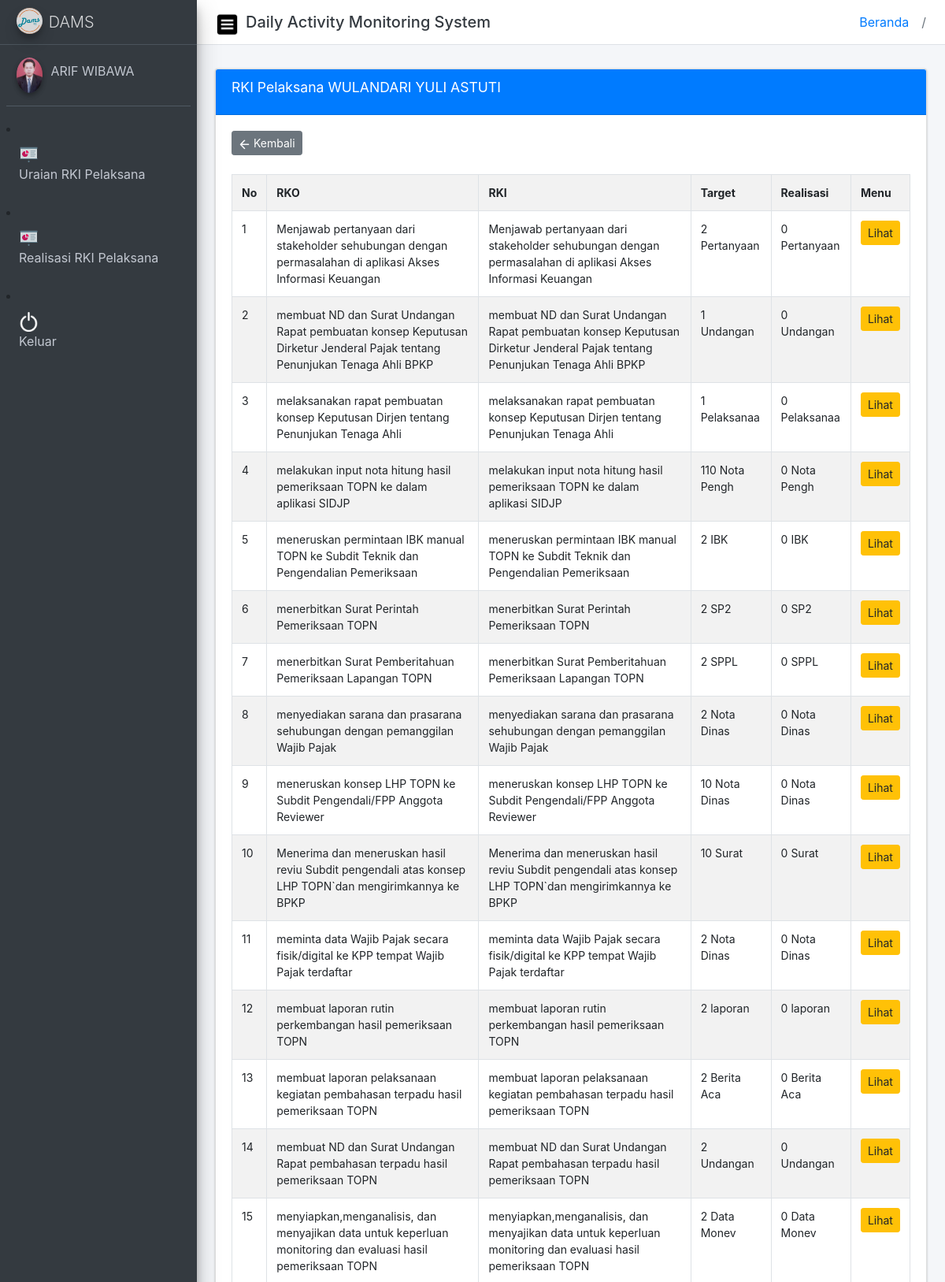
/dams.php?module=view_rpelaksana&id=1 (signed in, upper part), run on the app's committed database.
### tables this page shows
CREATE TABLE `pegawai` (
  `id_peg` int(2) NOT NULL,
  `nip9` varchar(10) NOT NULL,
  `nip18` varchar(25) NOT NULL,
  `nama` varchar(50) NOT NULL,
  `panggil` varchar(20) NOT NULL,
  `panggol` varchar(30) NOT NULL,
  `id_sie` int(2) NOT NULL,
  `motivasi` text NOT NULL,
  `email` varchar(50) NOT NULL,
  `wa` text NOT NULL,
  `pass` varchar(10) NOT NULL,
  `gambar` varchar(50) NOT NULL,
  `jabatan` varchar(20) NOT NULL,
  `jenis_user` varchar(30) NOT NULL,
  `status` varchar(2) NOT NULL
);

CREATE TABLE `rki_pegawai` (
  `id_rkipeg` int(2) NOT NULL,
  `id_rko` int(2) NOT NULL,
  `id_uraian` int(2) NOT NULL,
  `id_rki` int(2) NOT NULL,
  `pic` int(2) NOT NULL,
  `kegiatan` varchar(200) NOT NULL,
  `input` varchar(100) NOT NULL,
  `output` varchar(100) NOT NULL,
  `outcome` varchar(100) NOT NULL,
  `volume` varchar(10) NOT NULL,
  `satuan` varchar(50) NOT NULL,
  `jgk_waktu` varchar(50) NOT NULL,
  `waktu` varchar(20) NOT NULL,
  `ind` varchar(100) NOT NULL,
  `ket` varchar(100) NOT NULL,
  `risiko` varchar(100) NOT NULL,
  `sistem` varchar(50) NOT NULL,
  `mitigasi` varchar(100) NOT NULL,
  `terkait` varchar(50) NOT NULL,
  `realisasi` int(2) NOT NULL,
  `validasi` int(1) NOT NULL,
  `status` int(11) NOT NULL,
  `reg` varchar(10) NOT NULL
);

CREATE TABLE `uraian_rko` (
  `id_uraian` int(5) NOT NULL,
  `id_rko` int(2) NOT NULL,
  `uraian` text NOT NULL,
  `input` text NOT NULL,
  `output` text NOT NULL,
  `outcomes` text NOT NULL,
  `volume` varchar(25) NOT NULL,
  `jgkwaktu` varchar(20) NOT NULL,
  `satuan` varchar(50) NOT NULL,
  `jangka` varchar(20) NOT NULL,
  `indikator` text NOT NULL,
  `ket` text NOT NULL,
  `risiko` text NOT NULL,
  `sistem` text NOT NULL,
  `mitigasi` text NOT NULL,
  `pic` int(2) NOT NULL,
  `terkait` varchar(100) NOT NULL,
  `id_sie` int(1) NOT NULL,
  `status` int(1) NOT NULL,
  `reg` varchar(9) NOT NULL
);

### module/r_pelaksana/view2.php (the view, shortened to what this page needs)
<?php
$id_peg = $_GET['id'];
$query = "select * from pegawai where id_peg ='$id_peg'";
$run = mysqli_query($konek,$query);
$data = mysqli_fetch_array($run);
?>
    <section class="content">
      <div class="container-fluid">
        <div class="row">
          <div class="col-md-12">
            <div class="card card-primary">
              <div class="card-header">
                <h3 class="card-title">RKI Pelaksana <?php echo $data['nama']; ?></h3>
              </div>
              <div class="card-body">
                  <div class="text-left">
					<a href="?module=rki_pelaksana" class="btn btn-sm btn-secondary">
					<img src="img/back2.png" width="15" height="15">
                      Kembali
                    </a>
                  </div>
				  <br>
			  <?php
			  $query2 = "SELECT a.*, b.uraian FROM rki_pegawai a, uraian_rko b where a.id_uraian = b.id_uraian and a.pic = '$id_peg' and a.status ='1'";
			  $run2 = mysqli_query($konek,$query2);
			  ?>
			  <table id="example1" class="table table-bordered table-striped form-control-sm">
				<tr><th>No</th>
					<th>RKO</th>
					<th>RKI</th>
					<th>Target</th>
					<th>Realisasi</th>
					<th>Menu</th>
				</tr>
				<?php
				$no = 1;
				while($data1 = mysqli_fetch_array($run2))
				{
				?>
					<tr><td><?php echo $no; ?></td>
						<td><?php echo $data1['uraian']; ?></td>
						<td><?php echo $data1['kegiatan']; ?></td>
						<td><?php echo $data1['volume']." ".$data1['satuan']; ?></td>
						<td><?php
									$id_keg = $data1['id_rkipeg'];
									$query3 ="select count(*) jml from realisasi_rki where id_keg ='$id_keg' and val='1'";
									$run3 = mysqli_query($konek,$query3);
									$data3 = mysqli_fetch_array($run3);
									echo $data3['jml']." ".$data1['satuan'];
						?></td>
						<td><a href="?module=validasi_rki&id=<?php echo $data1['id_rkipeg']; ?>" class="btn btn-sm btn-warning">Lihat</a>
						</td>
					</tr>
				<?php
				$no++;
				}
				?>
			  </table>
              </div>
            </div>
            </div>
          </div>
        </div>
      </div>

### dams.php (shortened to what this page needs)
<!DOCTYPE html>
<?php
include("conn.php");
$user = $_SESSION['nip9'];
$query = "select * from pegawai where nip9 = '$user'";
$run =mysqli_query($konek,$query);
$data=mysqli_fetch_array($run);
$nama = $data['nama'];
if($user=="000000001")
{
	$jabatan = "Kepala";
}
else if($user=="000000002")
{
	$jabatan = "";
}
else
{
	$jabatan = $data['jabatan'];
}
$gambar = $data['gambar'];
?>
<html>
<head>
  <link rel="stylesheet" type="text/css" href="css/all.min.css">
  <link rel="stylesheet" href="css/adminlte.min.css">
  <link rel="stylesheet" href="css/fullcalendar.css">
  <link rel="stylesheet" href="css/bootstrap.css">
  <link rel="stylesheet" href="css/dataTables.bootstrap4.css">
  <link rel="stylesheet" href="css/bootstrap-datepicker.min.css">
  <link rel="stylesheet" href="css/bootstrap-datepicker.css">
  <link rel="stylesheet" href="css/icheck-bootstrap.min.css">
  <link rel="stylesheet" href="css/bootstrap-colorpicker.min.css">
  <link rel="stylesheet" href="css/tempusdominus-bootstrap-4.min.css">
  <link rel="stylesheet" href="css/jqvmap.min.css">
  <link rel="stylesheet" href="css/OverlayScrollbars.min.css">
  <link rel="stylesheet" href="css/select2.min.css">
  <link rel="stylesheet" href="css/select2-bootstrap4.min.css">
  <link rel="stylesheet" href="css/bootstrap-duallistbox.min.css">
  <link rel="stylesheet" href="css/summernote-bs4.css">
</head>
<body class="hold-transition sidebar-mini">
<div class="wrapper">
  <nav class="main-header navbar navbar-expand navbar-white navbar-light">
    <ul class="navbar-nav">
      <li class="nav-item">
        <a class="nav-link" data-widget="pushmenu" href="#"><img src="img/sidebar.png" width="30px" height="30px"></a>
      </li>
    </ul>
	 <div class="row">
          <div class="col-sm-12">
            <h5 class="m-0 text-dark">Daily Activity Monitoring System</h5>
          </div>
     </div>
	<?php
		include("breadcrumb.php");
	?>
    <ul class="navbar-nav ml-auto">
        <li class="breadcrumb-item"><a href="#">Beranda</a></li>
        <li class="breadcrumb-item active"><?php echo $bc;?></li>
    </ul>
  </nav>
  <aside class="main-sidebar sidebar-dark-primary elevation-4">
    <a href="" class="brand-link">
      <img src="img/dams1.png"
           alt="Dams Logo"
           class="brand-image img-circle elevation-3"
           style="opacity: .8">
      <span class="brand-text font-weight-light">DAMS</span>
    </a>
    <div class="sidebar">
      <div class="user-panel mt-3 pb-3 mb-3 d-flex">
        <div class="image">
          <img src="img/<?php echo $gambar; ?>" class="img-circle elevation-2" alt="User Image">
        </div>
        <div class="info">
          <a href="?module=profil" class="d-block"><?php echo substr($nama,0,15); ?></a>
        </div>
      </div>
		  <?php
		  if($jabatan == "Kepala")
		  {
		  ?>
          <li class="nav-item">
            <a href="?module=rki_pelaksana" class="nav-link">
              <img src="img/rko.png" width="25" height="25">
              <p>
                Uraian RKI Pelaksana
              </p>
            </a>
          </li>
          <li class="nav-item">
            <a href="?module=realisasi_pelaksana" class="nav-link">
              <img src="img/rko.png" width="25" height="25">
              <p>
                Realisasi RKI Pelaksana
              </p>
            </a>
          </li>
	       <?php }?>
          <li class="nav-item">
            <a href="logout.php" class="nav-link">
              <img src="img/7.png" width="25" height="25">
              <p>
                Keluar
              </p>
            </a>
          </li>
    </div>
  </aside>
  <div class="content-wrapper">
  <section class="content-header">
    </section>
    <section class="content">
	<?php
		include("content.php");
	?>
  </div>
</body>
</html>

### data on the page
pegawai: gambar (picture), nama "ARIF WIBAWA"
pegawai: nama "WULANDARI YULI ASTUTI"
rki_pegawai: id_uraian.uraian "Menjawab pertanyaan dari stakeholder sehubungan dengan permasalahan di aplikasi Akses Informasi Keuangan", kegiatan "Menjawab pertanyaan dari stakeholder sehubungan dengan permasalahan di aplikasi Akses Informasi Keuangan", volume "2", satuan "Pertanyaan", jml "0"
rki_pegawai: id_uraian.uraian "membuat ND dan Surat Undangan Rapat pembuatan konsep Keputusan Dirketur Jenderal Pajak tentang Penunjukan Tenaga Ahli BPKP", kegiatan "membuat ND dan Surat Undangan Rapat pembuatan konsep Keputusan Dirketur Jenderal Pajak tentang Penunjukan Tenaga Ahli BPKP", volume "1", satuan "Undangan", jml "0"
rki_pegawai: id_uraian.uraian "melaksanakan rapat pembuatan konsep Keputusan Dirjen tentang Penunjukan Tenaga Ahli", kegiatan "melaksanakan rapat pembuatan konsep Keputusan Dirjen tentang Penunjukan Tenaga Ahli", volume "1", satuan "Pelaksanaa", jml "0"
rki_pegawai: id_uraian.uraian "melakukan input nota hitung hasil pemeriksaan TOPN ke dalam aplikasi SIDJP", kegiatan "melakukan input nota hitung hasil pemeriksaan TOPN ke dalam aplikasi SIDJP", volume "110", satuan "Nota Pengh", jml "0"
rki_pegawai: id_uraian.uraian "meneruskan permintaan IBK manual TOPN ke Subdit Teknik dan Pengendalian Pemeriksaan", kegiatan "meneruskan permintaan IBK manual TOPN ke Subdit Teknik dan Pengendalian Pemeriksaan", volume "2", satuan "IBK", jml "0"
rki_pegawai: id_uraian.uraian "menerbitkan Surat Perintah Pemeriksaan TOPN", kegiatan "menerbitkan Surat Perintah Pemeriksaan TOPN", volume "2", satuan "SP2", jml "0"
rki_pegawai: id_uraian.uraian "menerbitkan Surat Pemberitahuan Pemeriksaan Lapangan TOPN", kegiatan "menerbitkan Surat Pemberitahuan Pemeriksaan Lapangan TOPN", volume "2", satuan "SPPL", jml "0"
rki_pegawai: id_uraian.uraian "menyediakan sarana dan prasarana sehubungan dengan pemanggilan Wajib Pajak", kegiatan "menyediakan sarana dan prasarana sehubungan dengan pemanggilan Wajib Pajak", volume "2", satuan "Nota Dinas", jml "0"
rki_pegawai: id_uraian.uraian "meneruskan konsep LHP TOPN ke Subdit Pengendali/FPP Anggota Reviewer", kegiatan "meneruskan konsep LHP TOPN ke Subdit Pengendali/FPP Anggota Reviewer", volume "10", satuan "Nota Dinas", jml "0"
rki_pegawai: id_uraian.uraian "Menerima dan meneruskan hasil reviu Subdit pengendali atas konsep LHP TOPN`dan mengirimkannya ke BPKP", kegiatan "Menerima dan meneruskan hasil reviu Subdit pengendali atas konsep LHP TOPN`dan mengirimkannya ke BPKP", volume "10", satuan "Surat", jml "0"
rki_pegawai: id_uraian.uraian "meminta data Wajib Pajak secara fisik/digital ke KPP tempat Wajib Pajak terdaftar", kegiatan "meminta data Wajib Pajak secara fisik/digital ke KPP tempat Wajib Pajak terdaftar", volume "2", satuan "Nota Dinas", jml "0"
rki_pegawai: id_uraian.uraian "membuat laporan rutin perkembangan hasil pemeriksaan TOPN", kegiatan "membuat laporan rutin perkembangan hasil pemeriksaan TOPN", volume "2", satuan "laporan", jml "0"
rki_pegawai: id_uraian.uraian "membuat laporan pelaksanaan kegiatan pembahasan terpadu hasil pemeriksaan TOPN", kegiatan "membuat laporan pelaksanaan kegiatan pembahasan terpadu hasil pemeriksaan TOPN", volume "2", satuan "Berita Aca", jml "0"
rki_pegawai: id_uraian.uraian "membuat ND dan Surat Undangan Rapat pembahasan terpadu hasil pemeriksaan TOPN", kegiatan "membuat ND dan Surat Undangan Rapat pembahasan terpadu hasil pemeriksaan TOPN", volume "2", satuan "Undangan", jml "0"
rki_pegawai: id_uraian.uraian "menyiapkan,menganalisis, dan menyajikan data untuk keperluan monitoring dan evaluasi hasil pemeriksaan TOPN", kegiatan "menyiapkan,menganalisis, dan menyajikan data untuk keperluan monitoring dan evaluasi hasil pemeriksaan TOPN", volume "2", satuan "Data Monev", jml "0"
